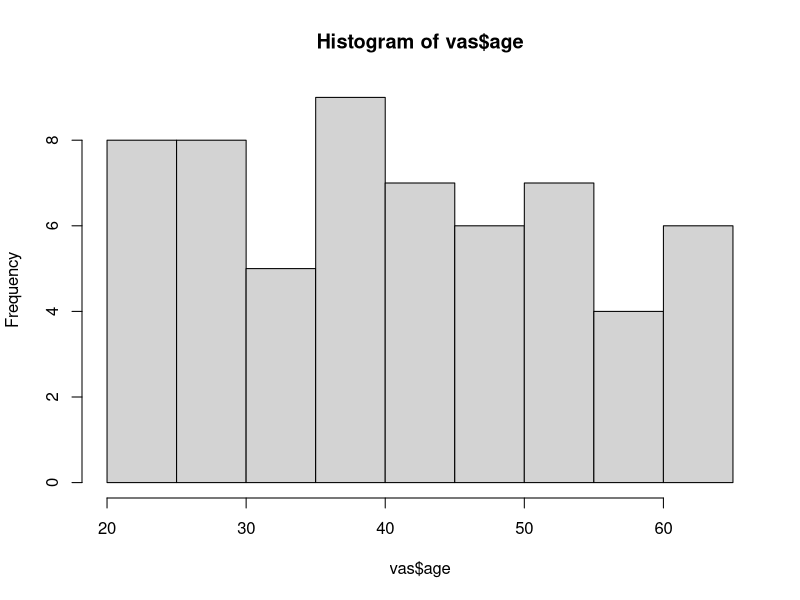
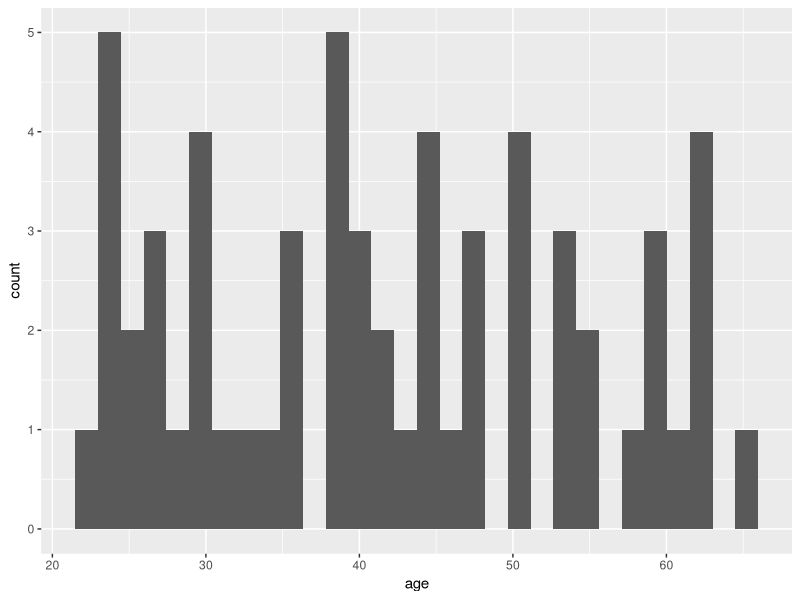
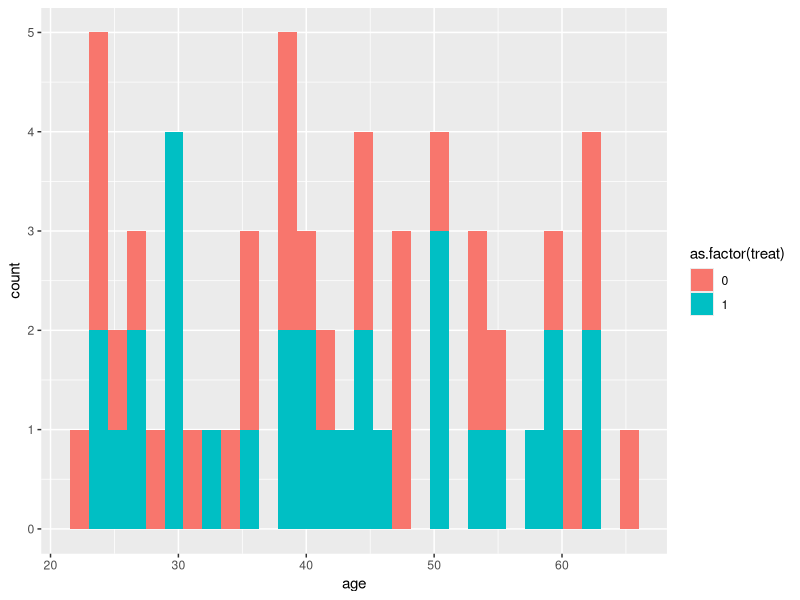
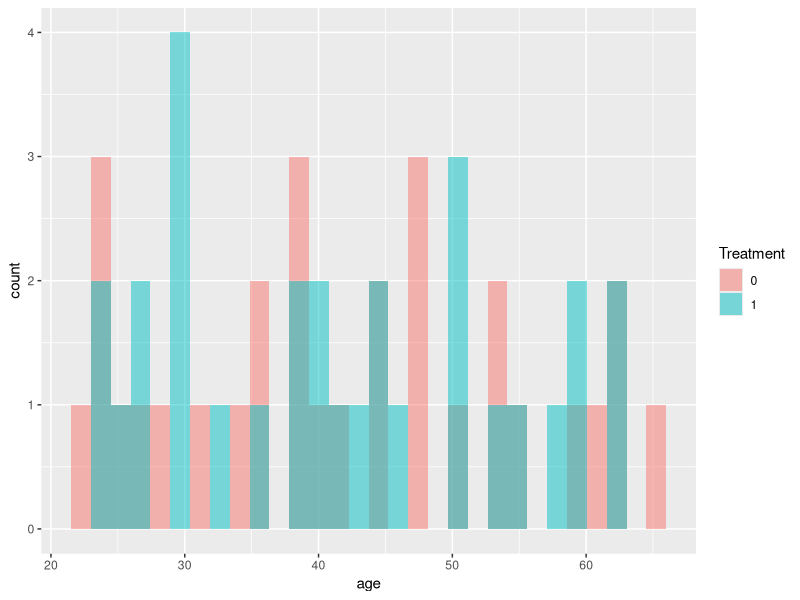
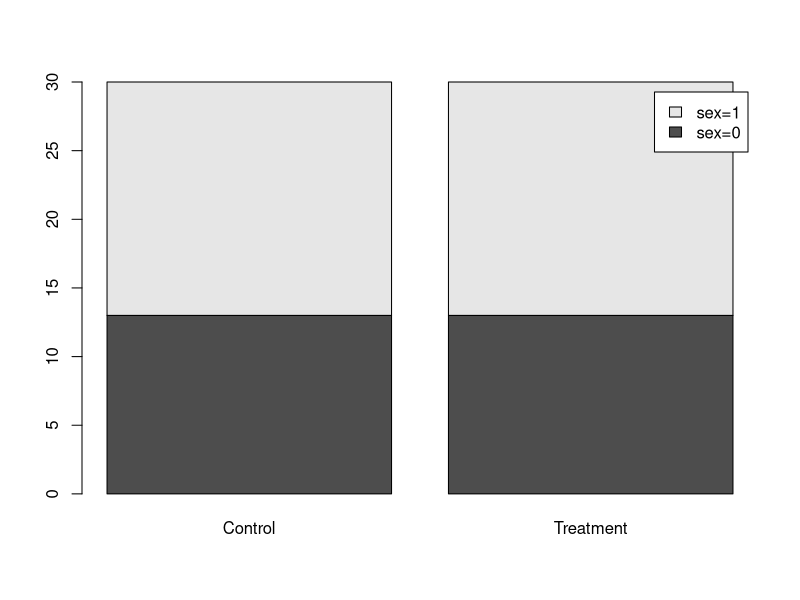
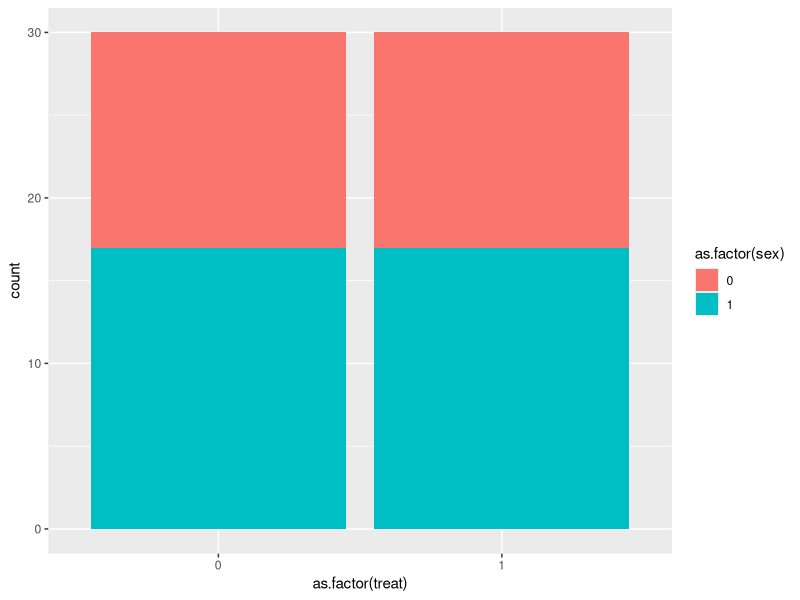
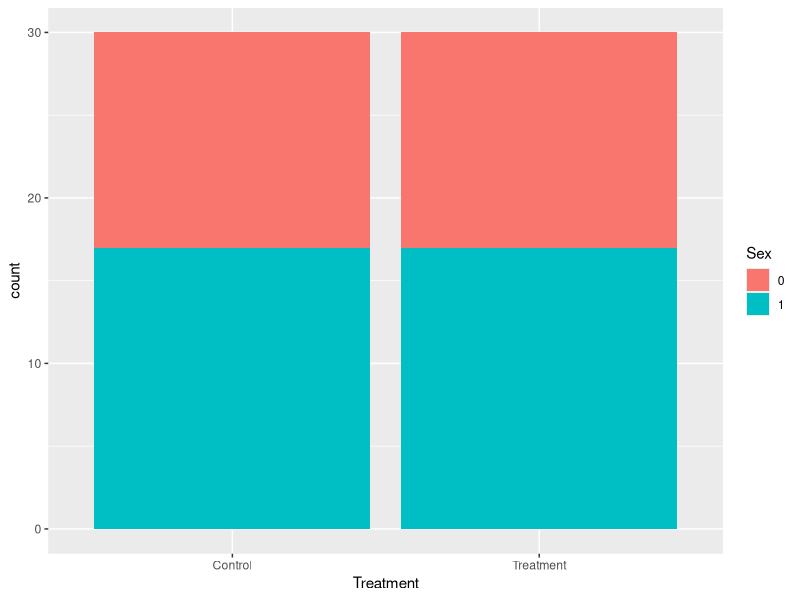

The R source for these figures, in order:
# 보건의료통계학 - 부산대학교 김남권 교수

################################################################################
# 8강. 가설검정 개요
################################################################################

##### 1. 패키지

library(gmodels)   # CrossTable 함수
library(ggplot2)   # 기술통계 그래프

##### 2. 기술통계 분석 : mean, sd, table, tapply, CrossTable 함수

# Working directory

setwd("")

getwd()

vas <- read.csv("vas.csv")

# 기술통계 분석

mean(vas$age)
sd(vas$age)

mean(vas$age[vas$treat==0])
mean(vas$age[vas$treat==1])

sd(vas$age[vas$treat==0])
sd(vas$age[vas$treat==1])

table(vas$sex, vas$treat)

tapply(vas$age, vas$treat, mean)
tapply(vas$age, vas$treat, sd)

round(tapply(vas$age, vas$treat, mean),2)
round(tapply(vas$age, vas$treat, sd),2)

round(tapply(vas$qol, vas$treat, mean),2)
round(tapply(vas$qol, vas$treat, sd),2)

round(tapply(vas$vas_1, vas$treat, mean),2)
round(tapply(vas$vas_1, vas$treat, sd),2)

CrossTable(vas$sex, vas$treat)

CrossTable(vas$ses, vas$treat)

vas$agg <- ifelse(vas$age>39,1, 0)

##### 3. 기술통계 그래프 : ggplot2 함수

# Histogram

hist(vas$age)

ggplot(data=vas, aes(x=age)) +
  geom_histogram()

ggplot(data=vas, aes(x=age, fill=as.factor(treat))) +
  geom_histogram()

ggplot(data = vas, aes(x = age, fill = as.factor(treat))) +
  geom_histogram(position = "identity", alpha = 0.5, bins = 30) +
  labs(fill = "Treatment") # 범례 제목 변경

# Bar plot

barplot(table(vas$sex, vas$treat), legend.text = c("sex=0", "sex=1"),
        names.arg = c("Control", "Treatment"))

ggplot(data=vas, aes(x=as.factor(treat), fill = as.factor(sex))) +
  geom_bar()

ggplot(data=vas, aes(x=as.factor(treat), fill = as.factor(sex))) +
  geom_bar() +
  scale_x_discrete(labels = c("0" = "Control", "1" = "Treatment")) +
  labs(x="Treatment", fill = "Sex")
